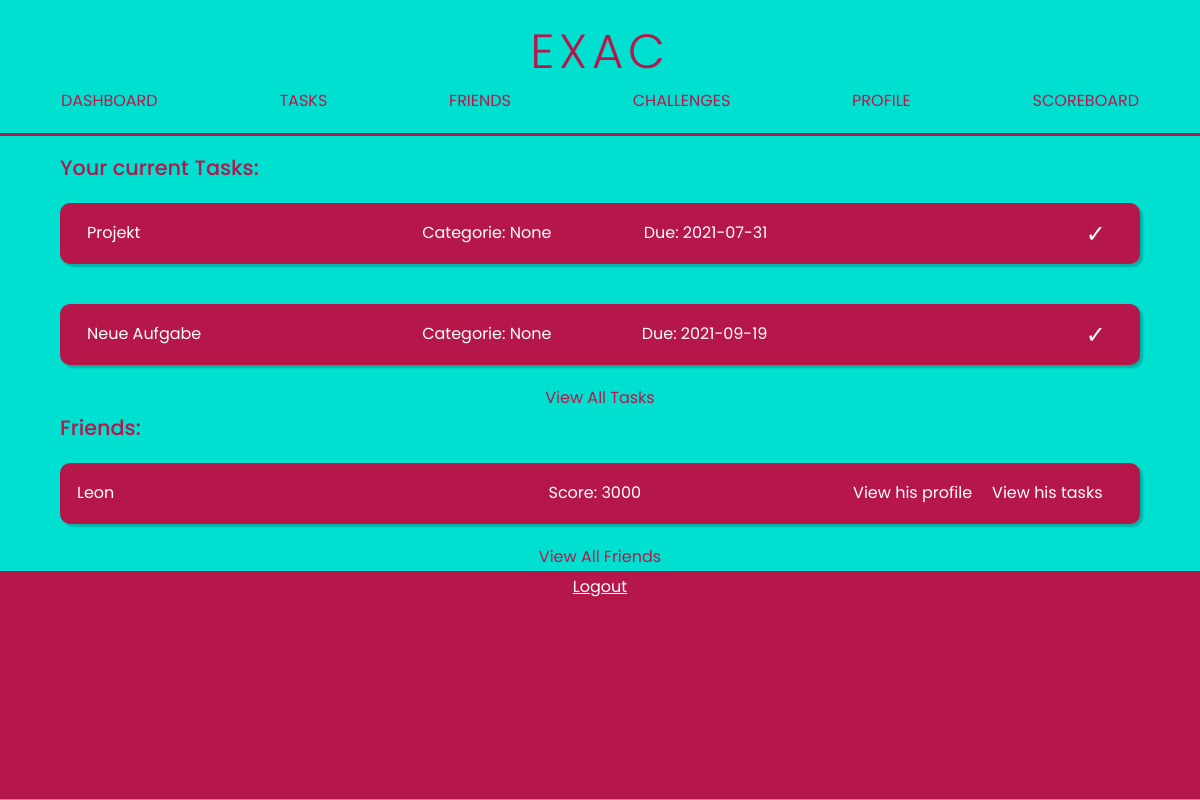
/ (signed in), run on the app's committed database.
### tables this page shows
CREATE TABLE tasks(id INTEGER PRIMARY KEY, name TEXT NOT NULL, due DATE, description TEXT, user_id INTEGER, priority INTEGER, fullfilled BOOLEAN NOT NULL, fullfilled_date DATE, private BOOLEAN NOT NULL, project_id INTEGER, categorie TEXT, score INTEGER DEFAULT 10, FOREIGN KEY(project_id) REFERENCES projects(id), FOREIGN KEY(user_id) REFERENCES users(id));

CREATE TABLE users (id INTEGER PRIMARY KEY, email TEXT NOT NULL UNIQUE, username TEXT NOT NULL UNIQUE, hash TEXT NOT NULL);

CREATE TABLE scores(id INTEGER PRIMARY KEY, user_id INTEGER NOT NULL, score INTEGER NOT NULL, score_work INTEGER DEFAULT 0, score_daily INTEGER DEFAULT 0, score_health INTEGER DEFAULT 0, score_education INTEGER DEFAULT 0, FOREIGN KEY (user_id) REFERENCES users(id));

### application.py (the view)
@app.route("/")
@login_required
def index():
    incoming_friend_requests, outgoind_friend_requests = getRequests(
        session.get("user_id"), 0)
    incoming_challenge_requests, outgoing_challenge_requests = getRequests(
        session.get("user_id"), 1)
    friends = getFriends()
    challenges = getChallenges(False)
    tasks = getTasks()
    return render_template(
        "index.html",
        incoming_challenge_requests=list(incoming_challenge_requests)[:2],
        incoming_friend_requests=list(incoming_friend_requests)[:2],
        friends=list(friends)[:2],
        challenges=list(challenges)[:2],
        tasks=tasks[:2])

### application.py (called while the page is built, shortened)
@app.after_request
def after_request(response):
    response.headers["Cache-Control"] = "no-cache, no-store, must-revalidate"
    response.headers["Expires"] = 0
    response.headers["Pragma"] = "no-cache"
    return response

def getFriends():
    user_id = session.get("user_id")
    friends = set()
    friends_list_first = db.execute(
        "SELECT * FROM friends WHERE first_user_id = ? ", user_id)
    friends_list_second = db.execute(
        "SELECT * FROM friends WHERE second_user_id = ?", user_id)
    for entry in friends_list_second:
        friend_information = db.execute("SELECT * FROM users WHERE id = ?",
                                        entry["first_user_id"])
        friend_score = db.execute("SELECT * FROM scores WHERE user_id = ?",
                                  entry["first_user_id"])
        try:
            score = friend_score[0]["score"]
        except:
            score = "xxxx"
        friend = (score, friend_information[0]["username"])
        friends.add(friend)
    return friends

### helpers.py (called while the page is built, shortened)
def getTasks():
    return db.execute("SELECT * FROM tasks WHERE user_id=? AND fullfilled=0",
                      session.get("user_id"))

def getRequests(user_id, type):
    incoming_requests = set()
    requests = db.execute(
        "SELECT * FROM requests WHERE recipient_id = ? AND type = ?", user_id,
        type)
    pending_requests = set()
    requests = db.execute(
        "SELECT * FROM requests WHERE sender_id = ? AND type = ?", user_id,
        type)
    for req in requests:
        try:
            name = db.execute("SELECT username FROM users WHERE id = ?",
                              req["recipient_id"])[0]["username"]
            pending_requests.add(name)
        except:
            print("An error occured with one friend request.")
    return incoming_requests, pending_requests

def getChallenges(history):
    challenges_set = set()
    user_id = session.get("user_id")
    if history:
        challenges = db.execute(
            "SELECT * FROM challenges WHERE (challenger_id = ? OR challenged_id = ?) AND expire_date < Date('now')",
            user_id, user_id)
    else:
        challenges = db.execute(
            "SELECT * FROM challenges WHERE (challenger_id = ? OR challenged_id = ?) AND expire_date >= Date('now')",
            user_id, user_id)
    return challenges_set

### templates/index.html (shortened to what this page needs)
{% extends "template.html" %}
{% block main %}
<div class="container">
    {%if tasks %}
    <div class="left-align"> <h1 >Your current Tasks: </h1></div>
    {% for task in tasks %}
    <form method="GET" action="/tasks/edit" style="width: 100%" id="{{task.id}}">
        <a class="entry entry3" onClick="document.getElementById('{{task.id}}').submit();">
            <div class="align-content-left">
                    <button class="btn-text margin-lr underline" type="submit">{{task.name}}</button>
            </div>
            <div class="info-container">
                <p class="underline ">Categorie: {{task.categorie}}</p>
                <p class="underline " style="text-align: left;">Due: {{task.due}}</p>
            </div>
            <div class="container-horizontal align-content-right">
                <form method="POST" action="/tasks">
                    <button class="btn-text margin-lr check" type="submit" >✓</button>
                </form>
            </div>
        </a>
    </form>
    {% endfor %}
    <a class="btn-text" href="/tasks"><p class="underline primary-color">View All Tasks</p></a>
    {% endif %}
    {%if friends %}
    <div class="left-align"><h1>Friends:</h1></div>
    {% for score, username in friends %}
    <form method="GET" action="/friends/teamUp" style="width: 100%" id="friend{{username}}">
        <div class="entry entry3" onClick="document.getElementById('friend{{username}}').submit();">
            <div class="align-content-left">
                <p class="underline">{{username}}</p>
            </div>
            <div>
                <p class="underline">Score: {{score}}</p>
            </div>
            <div class="container-horizontal align-content-right">
                <form method="GET" action="/profile">
                    <button type="submit"  class="btn-text margin-lr"><p class="underline">View his profile</p></button>
                </form>
                    <button type="submit"  class="btn-text margin-lr underline">View his tasks</button>
            </div>
        </div>
    </form>
    {% endfor %}
    <a class="btn-text" href="/friends"><p class="underline primary-color">View All Friends</p></a>
    {% endif %}
</div>
{% endblock %}

### static/css/start.css (style rules this page uses)
:root { --clr-first: #fff; --clr-second: #fff; --clr-third: rgb(206, 102, 102); --clr-fourth: rgb(53, 132, 197); --clr-btn-primary-border: #b6174b; --clr-btn-primary: #b6174b; --clr-entry: #b6174b; --clr-entry-border: #b6174b; --clr-background: #00e0d1; --clr-footer: #b6174b; --clr-header-font: #b6174b; --font: "Poppins"; --font-h1: 300; --font-h2: 400; --font-p: 500; }
* { margin: 0; padding: 0; box-sizing: border-box; scroll-behavior: smooth; font-family: var(--font); font-size: 16px; color: var(--clr-first); }
body { text-align: center; background-color: var(--clr-background); }
.underline { display: inline-block; }
.btn-text { background-color: transparent; border: none; text-decoration: underline; color: var(--clr-first); }
a { text-decoration: none; }
.container { display: flex; flex-direction: column; align-items: center; width: 90%; }
.check { transform: scale(1.5); }
form .entry { margin: 20px 0px; cursor: pointer; }
form .entry * { cursor: pointer; }
.underline:after { background: none repeat scroll 0 0 transparent; bottom: 0; content: ""; display: block; position: relative; height: 2px; left: 50%; background: #fff; transition: width 0.3s ease 0s, left 0.3s ease 0s; width: 0; }
.btn-text .underline:after { background: var(--clr-btn-primary); }
.entry { position: relative; display: grid; background-color: var(--clr-entry); padding: 15px; margin: 20px; border-radius: 10px; border: 2px solid var(--clr-entry-border); width: 100%; left: 0px; top: 0px; box-shadow: 3px 3px 2px rgba(0, 0, 0, 0.2); }
.entry button { text-decoration: none; }
.entry3 { grid-template-rows: 100%; grid-template-columns: 33% 33% 33%; }
.container-horizontal { display: flex; flex-direction: row; align-items: center; }
.left-align { align-self: flex-start; }
.align-content-right { display: flex; justify-content: flex-end; align-items: center; }
.align-content-left { display: flex; justify-content: flex-start; align-items: center; }
.margin-lr { margin-right: 10px; margin-left: 10px; }
h1 { font-size: 130%; font-weight: 500; color: var(--clr-header-font); }
.primary-color { color: var(--clr-header-font); }
main > div > .btn-text { color: var(--clr-header-font); text-decoration: none; }
.info-container { display: flex; flex-direction: row; justify-content: space-between; }

### data on the page
tasks: name "Projekt", categorie "None", due "2021-07-31"
tasks: name "Neue Aufgabe", categorie "None", due "2021-09-19"
users: friends "Leon"
scores: friends "3000"
